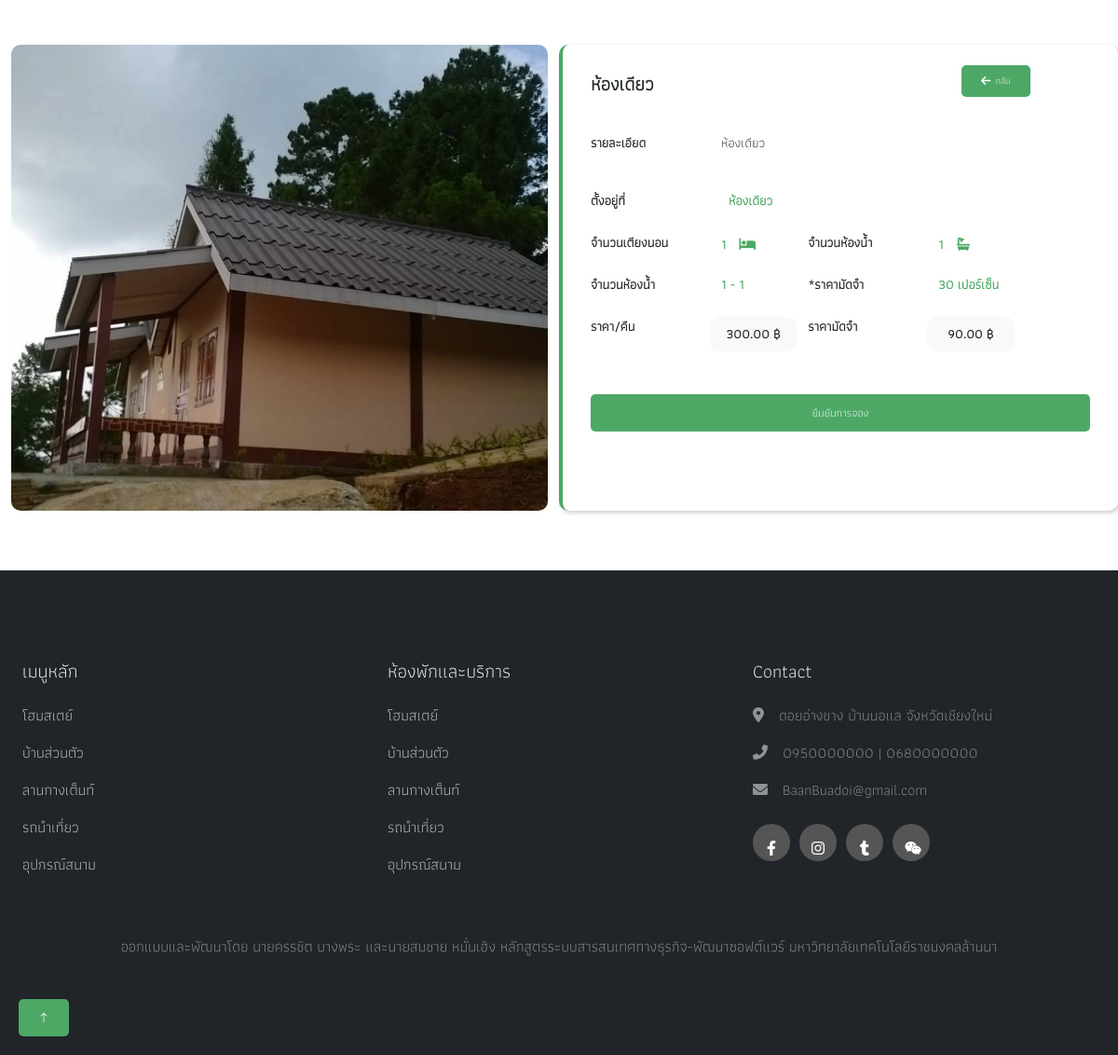
The page /room_booking/booking.php?id=8 (signed in) on the database its author committed.
### tables this page shows
CREATE TABLE `room_product` (
  `roomShow` tinyint(1) NOT NULL,
  `roomID` smallint(5) UNSIGNED ZEROFILL NOT NULL,
  `roomPrice` decimal(8,2) NOT NULL,
  `roomName` varchar(100) NOT NULL,
  `roomDetail` varchar(500) NOT NULL,
  `roomBed` smallint(3) NOT NULL,
  `roomBath` smallint(3) NOT NULL,
  `roomLocation` varchar(500) NOT NULL,
  `roomPic` varchar(100) NOT NULL,
  `roomMax` smallint(2) NOT NULL,
  `roomMin` tinyint(1) NOT NULL,
  `stdID` smallint(5) UNSIGNED ZEROFILL NOT NULL
);

### room_booking/booking.php (the view, shortened to what this page needs)
<?php
$db_con = connect_db();
$id = $_GET['id'];
$query = $db_con->prepare("SELECT * FROM room_product WHERE roomID = :id");
$query->bindParam(':id', $id, PDO::PARAM_INT);
$query->execute();
$room = $query->fetch(PDO::FETCH_ASSOC);
$price = $room['roomPrice'];
$deposit = ($price * 30) / 100;
$deposit = number_format($deposit, 2);
?>
<!DOCTYPE html>
<html lang="en">
<head>
    <link href="https://cdn.jsdelivr.net/npm/bootstrap@5.0.2/dist/css/bootstrap.min.css" rel="stylesheet">
    <link rel="stylesheet" href="../tabbar_view/nav_bar.css">
    <link rel="stylesheet" href="../style1.css">
    <link rel="stylesheet" href="booking.css">
    <link rel="stylesheet" href="https://cdn.lineicons.com/3.0/lineicons.css">
    <link href="https://cdn.jsdelivr.net/npm/bootstrap-icons@1.4.1/font/bootstrap-icons.css" rel="stylesheet">
    <link href="https://cdnjs.cloudflare.com/ajax/libs/font-awesome/6.0.0-beta3/css/all.min.css" rel="stylesheet">
</head>
<body>
    <div class="container-xxl bg-white p-0">
        <div onclick="goBack()" class="btn btn-lg btn-custom " style="position: fixed;top: 70px;left: 86%;z-index: 1000;cursor: pointer;">
            <div class="d-flex">
                <i class="fa fa-arrow-left" style="color: #ffffff;"></i>
                <h5 style="font-size: 10px; padding:0; margin: 0; padding-left: 5px;">กลับ</h5>
            </div>
        </div>
        <div class="container mt-5">
            <div class="row">
                <div class="col-md-6 mb-3" id="deteil_img">
                    <?php if (isset($room['roomPic'])): ?>
                        <img style="border-radius: 10px; width: 100%; height: 500px; object-fit: cover;" src="../img/room_pic/<?php echo htmlspecialchars($room['roomPic']); ?>" alt="Room Image" class="img-fluid">
                    <?php endif; ?>
                </div>
                <div class="col-md-6" id="deteil_text" style="height: 500px; font-size: 14px; border-left: solid 4px #4DA865; border-radius: 10px; padding: 30px 30px; box-shadow: 2px 2px 5px #ccc">
                        <h1 class="fw-bold" style="font-size: 20px; margin-bottom: 20px;"><?php echo htmlspecialchars($room['roomName']); ?></h1>
                        <br>
                        <div class="row mb-1">
                            <div class="col-md-3 fw-bold"><p>รายละเอียด</p></div>
                            <div class="col-md-7"><?php echo htmlspecialchars($room['roomDetail']); ?></div>
                        </div>
                        <br>
                        <div class="row mb-2">
                            <div class="col-md-3 fw-bold"><p>ตั้งอยู่ที่</p></div>
                            <div style="color:#4DA865; " class="col-md-7 fw-bold"><i class="lni lni-map-marker me-2" style=""></i><?php echo htmlspecialchars($room['roomLocation']); ?></div>
                        </div>
                        <div class="row mb-2">
                            <div class="col-md-3 fw-bold"><p>จำนวนเตียงนอน</p></div>
                            <div style="color:#4DA865; " class="col-md-2 fw-bold"><?php echo htmlspecialchars($room['roomBed']); ?> <i class="fa fa-bed me-2" style="padding: 5px; margin-left: 5px;"></i></div>
                            <div class="col-md-3 fw-bold"><p>จำนวนห้องน้ำ</p></div>
                            <div style="color:#4DA865; " class="col-md-2 fw-bold"><?php echo htmlspecialchars($room['roomBed']); ?> <i class="fa fa-bath me-2" style="padding: 5px; margin-left: 5px;"></i></div>
                        </div>
                        <div class="row mb-2">
                            <div class="col-md-3 fw-bold"><p>จำนวนห้องน้ำ</p></div>
                            <div style="color:#4DA865; " class="col-md-2 fw-bold"><?php echo htmlspecialchars($room['roomMin']); ?> - <?php echo htmlspecialchars($room['roomMax']);?> </div>
                            <div class="col-md-3 fw-bold"><p>*ราคามัดจำ</p></div>
                            <div style="color:#4DA865; " class="col-md-2 fw-bold">30 เปอร์เซ็น</div>
                        </div>
                        <div class="row mb-1">
                            <div class="col-md-3 fw-bold"><p>ราคา/คืน</p></div>
                            <div class="col-md-2 bg-light text-center" style="margin:0; padding:0; border-radius: 10px;"><h3 class="fw-bold" style="font-size:14px; margin-top:10px;"><?php echo $price ?> ฿</h3></div>
                            <div class="col-md-3 fw-bold"><p>ราคามัดจำ</p></div>
                            <div class="col-md-2 bg-light text-center" style="margin:0; padding:0; border-radius: 10px;"><h3 class="fw-bold" style="font-size:14px; margin-top:10px;"><?php echo $deposit ?> ฿</h3></div>
                        </div>
                    <br><br>
                    <button onclick="showBookingForm('<?php echo $id ?>')" class="btn btn-custom" style="width: 100%;"> ยืนยันการจอง </button>
                </div>
            </div>
        </div>
    </div>
    <nav>
        <?php include("../footer.php"); ?>
    </nav>
</body>
</html>

### tabbar_view/nav_bar.css (style rules this page uses)
.btn-custom { background-color: #4DA866; color: white; padding: 10px 20px; font-size: 12px; border-radius: 5px; }

### style1.css (style rules this page uses)
body { margin: 0; padding: 0; font-family: kkfont; }
.container { max-width: 1280px; margin: 0 auto; }
nav { z-index: 3; position: sticky; top: 15px; }

### rows shown on the page
room_product: roomPic (picture), roomName "ห้องเดียว", roomDetail "ห้องเดียว", roomLocation "ห้องเดียว", roomBed "1", roomMin "1", roomMax "1", roomPrice "300.00", roomPrice "90.00"
